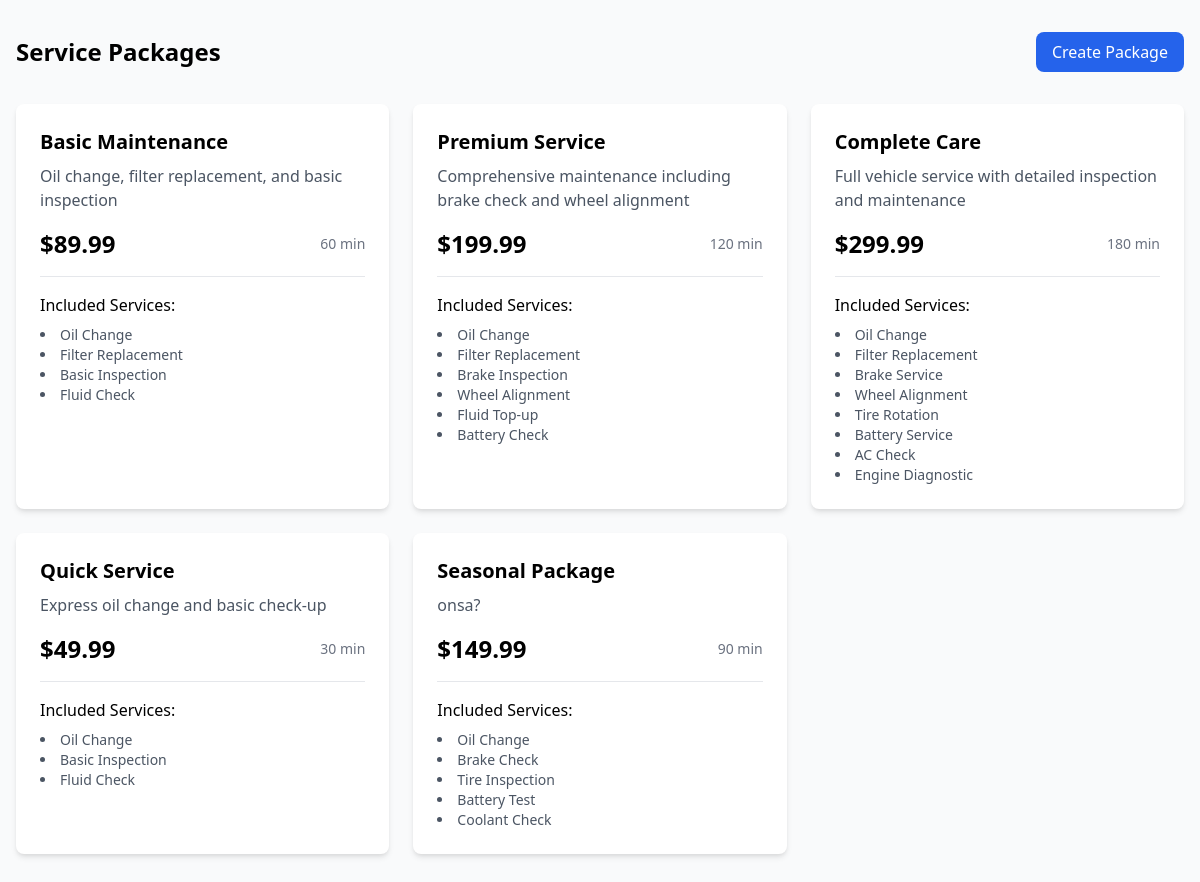
Screenshot of /service_packages.php (signed in) with the database file from the repository.
### tables this page shows
CREATE TABLE `service_packages` (
  `package_id` int(11) NOT NULL,
  `name` varchar(100) NOT NULL,
  `description` text DEFAULT NULL,
  `price` decimal(10,2) NOT NULL,
  `duration_minutes` int(11) NOT NULL,
  `included_services` text DEFAULT NULL,
  `discount_percentage` int(11) DEFAULT 0,
  `is_active` tinyint(1) DEFAULT 1,
  `created_at` timestamp NOT NULL DEFAULT current_timestamp(),
  `updated_at` timestamp NOT NULL DEFAULT current_timestamp() ON UPDATE current_timestamp()
);

### service_packages.php (the view, shortened to what this page needs)
<?php
include 'includes/db.php';
$sql = "SELECT * FROM service_packages ORDER BY created_at DESC";
$packages = $conn->query($sql);
?>
<!DOCTYPE html>
<html lang="en">
<head>
    <link href="https://cdn.jsdelivr.net/npm/tailwindcss@2.2.19/dist/tailwind.min.css" rel="stylesheet">
</head>
<body class="bg-gray-50">
    <div class="max-w-7xl mx-auto px-4 py-8">
        <div class="flex justify-between items-center mb-8">
            <h1 class="text-2xl font-bold">Service Packages</h1>
            <button onclick="document.getElementById('newPackageModal').classList.remove('hidden')"
                    class="bg-blue-600 text-white px-4 py-2 rounded-lg hover:bg-blue-700">
                Create Package
            </button>
        </div>
        <div class="grid grid-cols-1 md:grid-cols-3 gap-6">
            <?php while($package = $packages->fetch_assoc()): ?>
                <div class="bg-white rounded-lg shadow-md p-6">
                    <h3 class="text-xl font-semibold mb-2"><?php echo htmlspecialchars($package['name']); ?></h3>
                    <p class="text-gray-600 mb-4"><?php echo htmlspecialchars($package['description']); ?></p>
                    <div class="flex justify-between items-center">
                        <span class="text-2xl font-bold">$<?php echo number_format($package['price'], 2); ?></span>
                        <span class="text-sm text-gray-500"><?php echo $package['duration_minutes']; ?> min</span>
                    </div>
                    <div class="mt-4 pt-4 border-t">
                        <h4 class="font-medium mb-2">Included Services:</h4>
                        <ul class="list-disc list-inside text-sm text-gray-600">
                            <?php foreach(explode(',', $package['included_services']) as $service): ?>
                                <li><?php echo htmlspecialchars($service); ?></li>
                            <?php endforeach; ?>
                        </ul>
                    </div>
                </div>
            <?php endwhile; ?>
        </div>
    </div>
</body>
</html>

### rows the page displays
service_packages: name "Basic Maintenance", description "Oil change, filter replacement, and basic inspection", price "89.99", duration_minutes "60", included_services "Oil Change", included_services "Filter Replacement", included_services "Basic Inspection", included_services "Fluid Check"
service_packages: name "Premium Service", description "Comprehensive maintenance including brake check and wheel alignment", price "199.99", duration_minutes "120", included_services "Oil Change", included_services "Filter Replacement", included_services "Brake Inspection", included_services "Wheel Alignment", included_services "Fluid Top-up", included_services "Battery Check"
service_packages: name "Complete Care", description "Full vehicle service with detailed inspection and maintenance", price "299.99", duration_minutes "180", included_services "Oil Change", included_services "Filter Replacement", included_services "Brake Service", included_services "Wheel Alignment", included_services "Tire Rotation", included_services "Battery Service", included_services "AC Check", included_services "Engine Diagnostic"
service_packages: name "Quick Service", description "Express oil change and basic check-up", price "49.99", duration_minutes "30", included_services "Oil Change", included_services "Basic Inspection", included_services "Fluid Check"
service_packages: name "Seasonal Package", description "onsa?", price "149.99", duration_minutes "90", included_services "Oil Change", included_services "Brake Check", included_services "Tire Inspection", included_services "Battery Test", included_services "Coolant Check"
